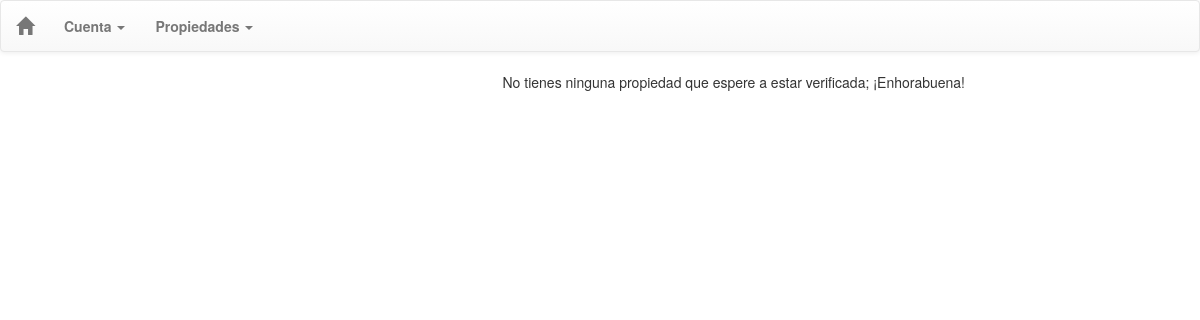
/el-corredor/properties/unverified/ (signed in), run on an earlier commit of the app's database.
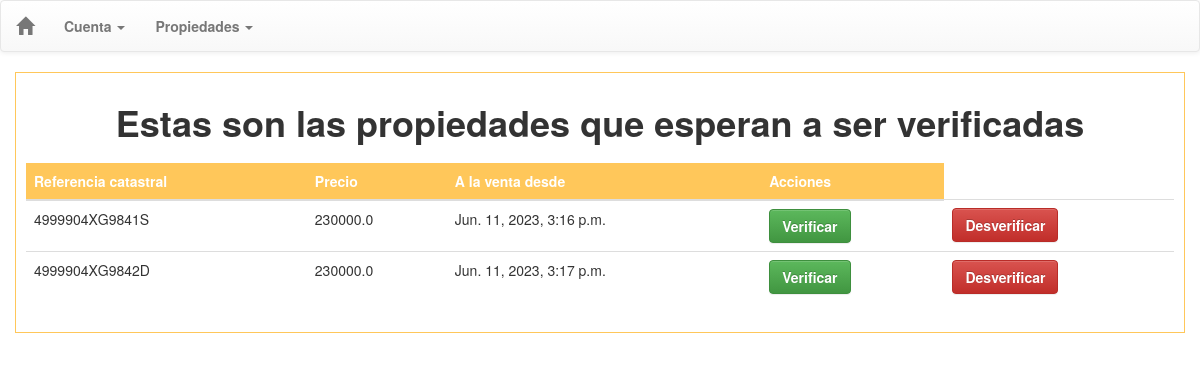
And on a later commit of the database.
### App/models.py (models this page shows, shortened)
class Property(models.Model):
    catastral_reference = models.CharField(max_length=14, unique = True)
    latitude = models.CharField(max_length=20, default="-")
    longitude = models.CharField(max_length=20, default="-")
    provincie = models.CharField(max_length=30, default="Sin registrar")
    municipality = models.CharField(max_length=40, default="Sin declarar")
    address = models.CharField(max_length=200, default="Sin informacion")
    price = models.FloatField(blank = False, null = False)
    verified = models.BooleanField(default =  False)
    created_at = models.DateTimeField(default = now)
    user = models.ForeignKey(User, on_delete=models.CASCADE)
    class Meta:
        ordering = ["user","created_at"]

### App/views.py (the view)
@method_decorator(login_required, name = 'dispatch')
@method_decorator(verification_required, name = 'dispatch')
class UnverifiedProperties(View):
    def get(self, request):
        properties = Property.objects.filter(verified = False)
        return render(request, 'unverified_properties.html', context = {'properties': properties})

### App/templatetags/template_helpers.py (called while the page is built)
@register.filter(name = 'active_class_for')
def active_class_for(request, url_name):
    if request.path == reverse(url_name):
        return "active"
    else:
        return ""

### App/templates/properties/unverified_properties.html (shortened to what this page needs)
{% extends "base_generic.html" %}
{% block content %}
{% if user.is_superuser %}
	{% if properties %}
	<div class="container-fluid data-box">
		<div class="row">
			<div class="col-xs-12">
				<h1 class="text-center" style="font-weight: bold; margin-bottom: 20px;">Estas son las propiedades que esperan a ser verificadas</h1>
			  	<table class="table">
			      <thead>
			        <tr>
			          <th>Referencia catastral</th>
			          <th>Precio</th>
			          <th>A la venta desde</th>
			          <th>Acciones</th>
			        </tr>
			      </thead>
			      <tbody>
			      {% for property in properties %}
			        <tr>
			          <td>{{ property.catastral_reference }}</td>
			          <td>{{ property.price }}</td>
			          <td>{{ property.created_at }}</td>
			          <td>
						<form action="{% url 'verify_property' %}" method="POST"  id="verify_property">
						  <a href="#" class="btn btn-success" style="font-weight: bold;" onclick="document.getElementById('verify_property').submit()">Verificar</a>
						</form>
					</td>
					<td>
						<form action="{% url 'unverify_property' %}" method="POST" id="unverify_property">
					  		<a href="#" class="btn btn-danger" style="font-weight: bold;" onclick="document.getElementById('unverify_property').submit()">Desverificar</a>
					    </form>
				  	</td>
				  </tr>
				{% endfor %}
				</tbody>
			  </table>
			</div>
		  </div>
	</div>
	{% else %}
	  <p class="col-xs-offset-5">No tienes ninguna propiedad que espere a estar verificada; ¡Enhorabuena!</p>
	{% endif %}
{% else %}
	<div class="">
	  <h1 class="">Error</h1>
	  <p class="">No tiene autorizacion para visualizar el contenido</p>
	</div>
{% endif %}
{% endblock %}

What changed in the data, as far as the page shows it:
added Property: catastral_reference "4999904XG9841S", price "230000.0", created_at "Jun. 11, 2023, 3:16 p.m."
added Property: catastral_reference "4999904XG9842D", price "230000.0", created_at "Jun. 11, 2023, 3:17 p.m."
Also different on the page:
text no longer shown: "No tienes ninguna propiedad que espere a estar verificada; ¡Enhorabuena!"
text now shown: "Estas son las propiedades que esperan a ser verificadas Referencia catastral Precio A la venta desde Acciones"
